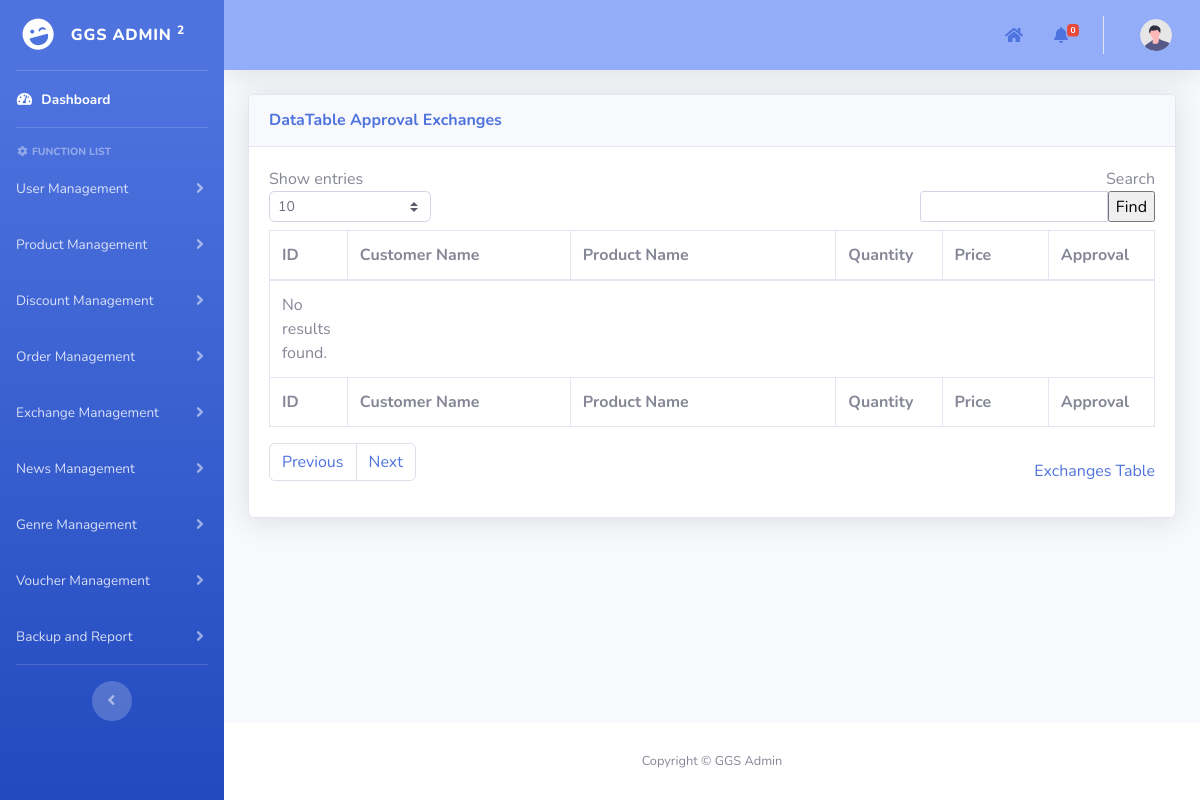
Page /admin/pages/exchangeManagement/approval_exchange.php on the earlier database version.
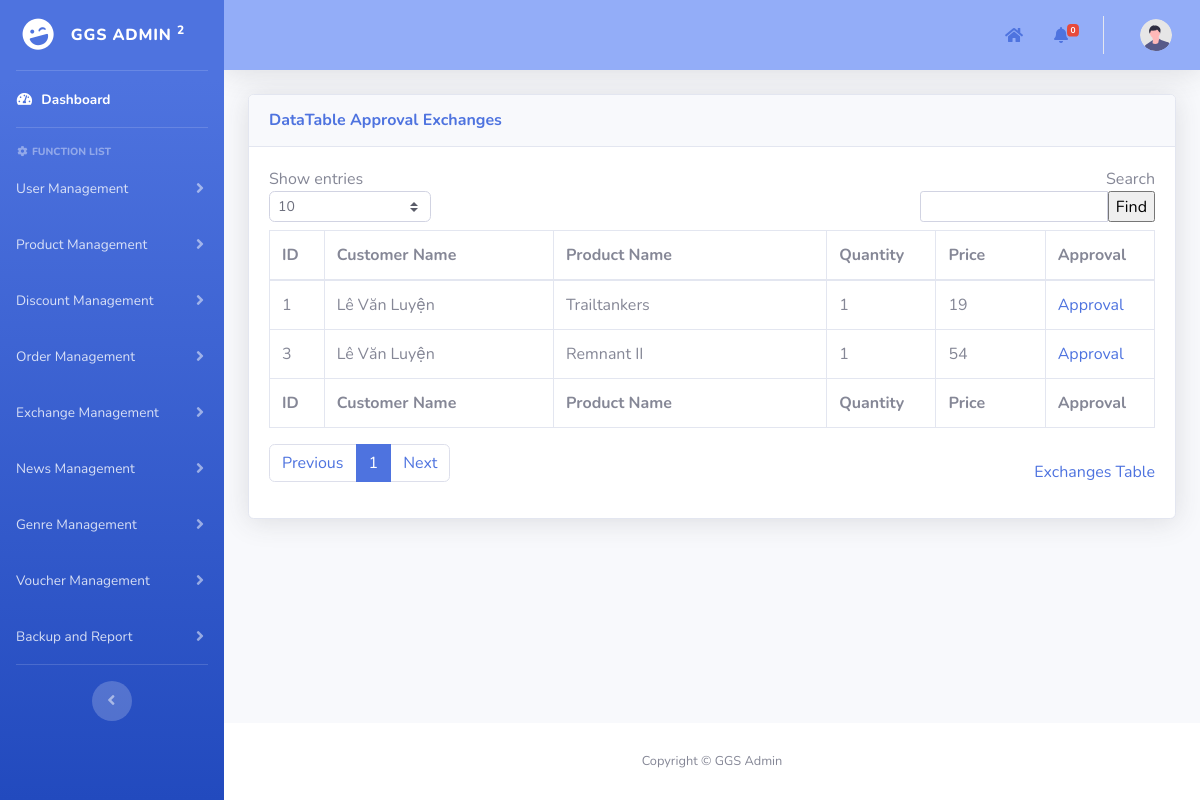
Same page on the later database version.
### tables this page shows
CREATE TABLE `purchased_products` (
  `id` int(11) NOT NULL AUTO_INCREMENT,
  `customer_id` int(11) NOT NULL,
  `product_id` int(11) NOT NULL,
  `quantity` int(11) DEFAULT NULL,
  `price` int(11) DEFAULT NULL,
  `status` enum('traded','trading','not trading','review') NOT NULL,
  PRIMARY KEY (`id`),
  KEY `exchanges_ibfk_1` (`customer_id`),
  KEY `exchanges_ibfk_2` (`product_id`),
  CONSTRAINT `purchased_products_ibfk_1` FOREIGN KEY (`customer_id`) REFERENCES `users` (`id`) ON DELETE CASCADE ON UPDATE CASCADE,
  CONSTRAINT `purchased_products_ibfk_2` FOREIGN KEY (`product_id`) REFERENCES `products` (`id`) ON DELETE CASCADE ON UPDATE CASCADE
);

CREATE TABLE `users` (
  `id` int(11) NOT NULL AUTO_INCREMENT,
  `username` varchar(50) NOT NULL,
  `password` varchar(100) NOT NULL,
  `role` enum('user','manufacturer','developer') NOT NULL,
  `full_name` varchar(60) NOT NULL,
  `phone_number` varchar(10) NOT NULL,
  `email` varchar(100) NOT NULL,
  `Gcoin` int(11) NOT NULL DEFAULT 0,
  `locked_until` date DEFAULT NULL,
  `login_attempts` int(11) NOT NULL,
  `lastest_login` date NOT NULL DEFAULT '1900-01-01',
  `number_spins` int(11) NOT NULL,
  PRIMARY KEY (`id`)
);

CREATE TABLE `products` (
  `id` int(11) NOT NULL AUTO_INCREMENT,
  `id_manufacturer` int(11) NOT NULL,
  `product_name` varchar(100) NOT NULL,
  `image_avt_url` varchar(50) NOT NULL,
  `description` text NOT NULL,
  `video_trailer_url` varchar(50) NOT NULL,
  `source` varchar(50) NOT NULL,
  `price` int(11) NOT NULL,
  `release_date` date NOT NULL,
  `units_sold` int(11) NOT NULL DEFAULT 0,
  `classify` enum('game','gear') NOT NULL,
  PRIMARY KEY (`id`),
  KEY `fk_manufacturer_id` (`id_manufacturer`),
  CONSTRAINT `fk_manufacturer_id` FOREIGN KEY (`id_manufacturer`) REFERENCES `users` (`id`) ON DELETE CASCADE ON UPDATE CASCADE
);

### admin/pages/add_template.php (called while the page is built, shortened)
<?php
include("../template/template.php");
?>

### admin/pages/exchangeManagement/approval_exchange.php (the view, shortened to what the changed rows need)
<?php
include("../add_template.php");
function main()
{
    include("../../../mod/database_connection.php");
    $search = isset($_POST["search"]) ? $_POST["search"] : "";
    $show_entries = isset($_POST["show_entries"]) ? $_POST["show_entries"] : 10;
    if (isset($_GET['page'])) {
        $page = $_GET['page'];
    } else {
        $page = 1;
    }
    if ($page == 1) {
        $begin = 0;
    } else {
        $begin = ($page * $show_entries) - $show_entries;
    }
    $query = "SELECT pd.*,u.full_name,p.product_name FROM `purchased_products` pd
    INNER JOIN users u ON u.id = pd.customer_id
    INNER JOIN products p ON p.id = pd.product_id
    WHERE u.full_name LIKE '%$search%' AND status = 'review' ";
    $stmt = $conn->prepare($query);
    if (!$stmt->execute()) {
        die("Execute failed: " . $stmt->error);
    }
    $result = $stmt->get_result();
    $total_num_rows = $result->num_rows;
    $total_page = ceil($total_num_rows / $show_entries);
    $query .= "LIMIT $begin, $show_entries";
    $stmt = $conn->prepare($query);
    if (!$stmt->execute()) {
        die("Execute failed: " . $stmt->error);
    }
    $result = $stmt->get_result();
    ?>
    <div class="container-fluid">
        <form method="post" name="frmDataDiscount">
            <div class="card shadow mb-4">
                <div class="card-body">
                    <div class="table-responsive">
                        <div id="dataTable_wrapper" class="dataTables_wrapper dt-bootstrap4">
                            <div id="table_data_return">
                                <div class="row">
                                    <div class="col-sm-12">
                                        <table class="table table-bordered dataTable" id="dataTable" width="100%"
                                            cellspacing="0" role="grid" aria-describedby="dataTable_info"
                                            style="width: 100%;">
                                            <thead>
                                                <tr role="row">
                                                    <th class="sorting sorting_asc" tabindex="0" aria-controls="dataTable"
                                                        rowspan="1" colspan="1" aria-sort="ascending"
                                                        aria-label="ID: activate to sort column descending"
                                                        style="width: 50px;">
                                                        ID
                                                    </th>
                                                    <th class="sorting" tabindex="0" aria-controls="dataTable" rowspan="1"
                                                        colspan="1"
                                                        aria-label="Order date: activate to sort column ascending"
                                                        style="width: 210px;">
                                                        Customer Name</th>
                                                    <th class="sorting" tabindex="0" aria-controls="dataTable" rowspan="1"
                                                        colspan="1" aria-label="Customer: activate to sort column ascending"
                                                        style="width: 250px;">
                                                        Product Name
                                                    </th>
                                                    <th class="sorting" tabindex="0" aria-controls="dataTable" rowspan="1"
                                                        colspan="1"
                                                        aria-label="Total amount: activate to sort column ascending"
                                                        style="width: 100px;">
                                                        Quantity
                                                    </th>
                                                    <th class="sorting" tabindex="0" aria-controls="dataTable" rowspan="1"
                                                        colspan="1" aria-label="Status: activate to sort column ascending"
                                                        style="width: 100px;">
                                                        Price</th>
                                                    <th class="sorting" tabindex="0" aria-controls="dataTable" rowspan="1"
                                                        colspan="1" aria-label="Status: activate to sort column ascending"
                                                        style="width: 100px;">
                                                        Approval</th>
                                                </tr>
                                            </thead>
                                            <tfoot>
                                                <tr>
                                                    <th rowspan="1" colspan="1">ID</th>
                                                    <th rowspan="1" colspan="1">Customer Name</th>
                                                    <th rowspan="1" colspan="1">Product Name</th>
                                                    <th rowspan="1" colspan="1">Quantity</th>
                                                    <th rowspan="1" colspan="1">Price</th>
                                                    <th rowspan="1" colspan="1">Approval</th>
                                                </tr>
                                            </tfoot>
                                            <tbody>
                                                <?php
                                                if ($result->num_rows > 0) {
                                                    while ($row = $result->fetch_assoc()) { ?>
                                                        <tr>
                                                            <td>
                                                                <?php echo $row['id']; ?>
                                                            </td>
                                                            <td>
                                                                <?php echo $row['full_name']; ?>
                                                            </td>
                                                            <td>
                                                                <?php echo $row['product_name']; ?>
                                                            </td>
                                                            <td>
                                                                <?php echo $row['quantity']; ?>
                                                            </td>
                                                            <td>
                                                                <?php echo $row['price']; ?>
                                                            </td>
                                                            <td>
                                                                <a
                                                                    href="approval_exchange.php?approve=<?= $row['id']; ?>&user_id=<?= $row['customer_id']; ?>&price=<?= $row['price']; ?>">Approval</a>
                                                            </td>
                                                        </tr>
                                                        <?php
                                                    }
                                                } else {
                                                    echo '<td style="border: none;">No results found.</td>';
                                                }
                                                ?>
                                            </tbody>
                                        </table>
                                    </div>
                                </div>
                                <div class="row">
                                    <div class="col-sm-12 col-md-6">
                                        <div class="dataTables_paginate paging_simple_numbers" id="dataTable_paginate">
                                            <ul class="pagination">
                                                <?php
                                                for ($i = 1; $i <= $total_page; $i++) { ?>
                                                    <li class="paginate_button page-item <?= ($i == $page) ? 'active' : '' ?>">
                                                        <a href="javascript:a('approval_exchange.php?page=<?= $i; ?>')"
                                                            aria-controls="dataTable" data-dt-idx="<?= $i; ?>" tabindex="0"
                                                            class="page-link">
                                                            <?= $i; ?>
                                                        </a>
                                                    </li>
                                                <?php }
                                                ?>
                                            </ul>
                                        </div>
                                    </div>
                                </div>
                            </div>
                        </div>
                    </div>
                </div>
            </div>
        </form>
    </div>
<?php }
?>

Differences in the rows shown:
now on this page (row edited): purchased_products: id "1", customer.full_name "Lê Văn Luyện", product.product_name "Trailtankers", quantity "1", price "19"
now on this page (row edited): purchased_products: id "3", customer.full_name "Lê Văn Luyện", product.product_name "Remnant II", quantity "1", price "54"
Other differences:
new list line: "1"
text no longer shown: "No results found."
